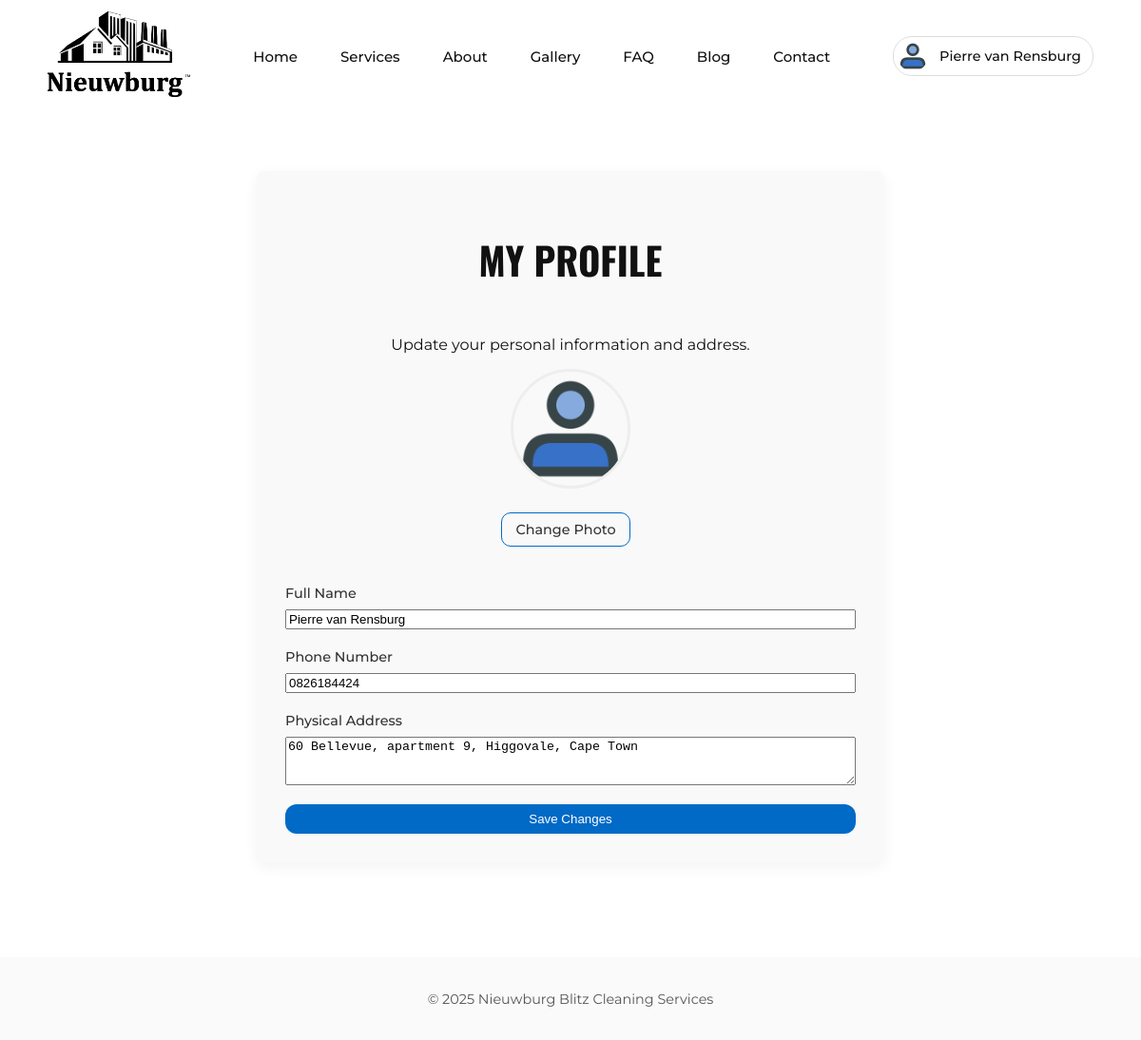
The page /profile (signed in) on the database its author committed.
### app.py (models this page shows)
class Profile(db.Model):
    id = db.Column(db.Integer, primary_key=True)
    full_name = db.Column(db.String(100))
    phone_number = db.Column(db.String(20))
    address = db.Column(db.Text)
    profile_image = db.Column(db.String(100), default='avatar_picture_profile_user_icon.png')
    user_id = db.Column(db.Integer, db.ForeignKey('user.id'))
    id_number = db.Column(db.String(13))
    date_of_birth = db.Column(db.Date)
    service_frequency = db.Column(db.String(50))
    service_fee = db.Column(db.Float)
    notes = db.Column(db.Text)

### app.py (the view)
@app.route('/profile', methods=['GET', 'POST'])
@login_required
def profile():
    form = UpdateProfileForm()
    user_profile = current_user.profile
    if form.validate_on_submit():
        if form.profile_image.data:
            file = form.profile_image.data
            filename = secure_filename(file.filename)
            unique_filename = str(uuid.uuid4()) + "_" + filename
            file.save(os.path.join(app.config['UPLOAD_FOLDER'], unique_filename))
            user_profile.profile_image = unique_filename
        user_profile.full_name = form.full_name.data
        user_profile.phone_number = form.phone_number.data
        user_profile.address = form.address.data
        db.session.commit()
        flash('Your profile has been updated.', 'success')
        return redirect(url_for('view_profile'))
    elif request.method == 'GET':
        form.full_name.data = user_profile.full_name
        form.phone_number.data = user_profile.phone_number
        form.address.data = user_profile.address
    return render_template('profile.html', form=form, user_profile=user_profile)

### app.py
class UpdateProfileForm(FlaskForm):
    full_name = StringField('Full Name', validators=[Length(min=0, max=100)])
    phone_number = StringField('Phone Number', validators=[Length(min=0, max=20)])
    address = TextAreaField('Physical Address', validators=[Length(min=0, max=500)])
    profile_image = FileField('Update Profile Picture', validators=[
        FileAllowed(['jpg', 'png', 'jpeg', 'gif'], 'Images only!')
    ])
    submit = SubmitField('Save Changes')

### app.py (called while the page is built)
@login_manager.user_loader
def load_user(user_id):
    return db.session.get(User, int(user_id))

@app.context_processor
def inject_now():
    return {'now': datetime.now(timezone.utc)}

### templates/profile.html (shortened to what this page needs)
{% extends "base.html" %}
{% block content %}
<section class="container profile-page">
  <div class="profile-container">
    <h1 class="section-title">My Profile</h1>
    <p class="section-subtitle">Update your personal information and address.</p>
    {% set default_avatar_url = url_for('static', filename='img/default_avatar.png') %}
<form method="POST" action="{{ url_for('profile') }}" class="profile-form" enctype="multipart/form-data">
    {{ form.hidden_tag() }} <div class="form-group profile-image-edit">
        {% set default_avatar_url = url_for('static', filename='img/avatar_picture_profile_user_icon.png') %}
        {% if user_profile.profile_image == 'avatar_picture_profile_user_icon.png' %}
          <img src="{{ url_for('static', filename='img/' + user_profile.profile_image) }}" alt="Profile Preview" id="profile-preview">
        {% else %}
          <img src="{{ url_for('static', filename='uploads/' + user_profile.profile_image) }}" alt="Profile Preview" id="profile-preview" onerror="this.onerror=null; this.src='{{ default_avatar_url }}';">
        {% endif %}
        <div class="profile-image-actions" style="display: flex; align-items: center; justify-content: center; margin-top: 10px;">
            <label for="profile_image" class="cta-outline">Change Photo</label>
        </div>
        {{ form.profile_image(class="hidden") }} </div>
    <div class="form-group">
        {{ form.full_name.label }}
        {{ form.full_name(class="form-control") }}
    </div>
    <div class="form-group">
        {{ form.phone_number.label }}
        {{ form.phone_number(class="form-control") }}
    </div>
    <div class="form-group">
        {{ form.address.label }}
        {{ form.address(class="form-control", rows=3) }}
    </div>
    <div class="form-group" style="text-align: center;">
        {{ form.submit(class="cta") }}
    </div>
</form>
  </div>
</section>
{% endblock %}

### templates/base.html (shortened to what this page needs)
<!doctype html>
<html lang="en">
<head>
  <link rel="stylesheet" href="{{ url_for('static', filename='css/style.css') }}">
</head>
<body>
  <header class="site-header">
    <nav class="nav sticky">
      <div class="nav-inner">
        <a class="brand" href="/">
        <img src="{{ url_for('static', filename='img/LogoBlackWithTitle.png') }}" alt="Nieuwburg Blitz Logo">
        </a>
        <ul class="nav-links">
          <li><a href="/">Home</a></li>
          <li><a href="/#services">Services</a></li>
          <li><a href="/#about">About</a></li>
          <li><a href="/gallery">Gallery</a></li>
          <li><a href="/faq">FAQ</a></li>
          <li><a href="/blog">Blog</a></li>
          <li><a href="#" id="contact-nav-link">Contact</a></li>
        </ul>
        <div class="nav-actions">
  {% if current_user.is_authenticated %}
    {% set default_avatar_url = url_for('static', filename='img/avatar_picture_profile_user_icon.png') %}
    <div class="profile-dropdown" id="profile-dropdown">
      <button class="profile-button-combo" id="profile-btn">
      {% set default_avatar_url = url_for('static', filename='img/avatar_picture_profile_user_icon.png') %}
      {% if current_user.profile.profile_image == 'avatar_picture_profile_user_icon.png' %}
        <img src="{{ url_for('static', filename='img/' + current_user.profile.profile_image) }}" alt="Profile Avatar" class="avatar-nav">
      {% else %}
        <img src="{{ url_for('static', filename='uploads/' + current_user.profile.profile_image) }}" alt="Profile Avatar" class="avatar-nav" onerror="this.onerror=null; this.src='{{ default_avatar_url }}';">
      {% endif %}
  <span>{{ current_user.profile.full_name or current_user.email }}</span>
</button>
    </div>
  {% else %}
    <a href="{{ url_for('login') }}" class="cta-outline">Login</a>
    <button class="cta" id="quote-button">Request Quote</button>
  {% endif %}
</div>
      </div>
    </nav>
  </header>
  <main id="main">
    {% block content %}{% endblock %}
  </main>
  <footer>
    <p>&copy; {{ now.year }} Nieuwburg Blitz Cleaning Services</p>
  </footer>
  <script src="{{ url_for('static', filename='js/site.js') }}"></script> </body>
</html>

### static/css/style.css (style rules this page uses)
:root { --bg: #ffffff; --txt: #111; --accent: rgb(0, 106, 198); scroll-behavior: smooth; }
body { font-family: 'Montserrat', sans-serif; margin: 0; background: var(--bg); color: var(--txt); -ms-overflow-style: none; scrollbar-width: none; }
h1, h2, h3, .section-title, .services-title-box h1, .timeline-content-panel h2 { font-family: 'Oswald', sans-serif; text-transform: uppercase; }
main { padding-top: 120px; }
.site-header { position: relative; }
.nav { position: fixed; top: 0; left: 0; right: 0; background: rgba(255, 255, 255, 0.3); backdrop-filter: blur(8px); -webkit-backdrop-filter: blur(8px); z-index: 1000; transition: all 0.4s ease-in-out; }
.nav-inner { max-width: 1100px; margin: auto; display: flex; justify-content: space-between; align-items: center; padding: 12px 20px; transition: padding 0.4s ease-in-out; }
.brand img { height: 90px; transition: height 0.4s ease-in-out; }
.nav-links { list-style: none; display: flex; align-items: center; gap: 45px; margin: 0; padding: 0; font-weight: 500; font-size: 15px; }
.nav-links a { text-decoration: none; color: var(--txt); cursor: pointer; }
.cta { background: var(--accent); color: #fff; padding: 8px 14px; border: none; border-radius: 12px; cursor: pointer; transition: all 0.4s ease-in-out; text-decoration: none; }
.cta-outline { background: transparent; color: var(--accent); padding: 8px 14px; border: 1px solid var(--accent); border-radius: 10px; cursor: pointer; transition: all 0.4s ease-in-out; text-decoration: none; margin-right: 10px; }
.container { max-width: 900px; margin: auto; padding: 24px; }
.section-title { font-size: 2.5rem; margin-bottom: 50px; font-family: 'Oswald', sans-serif; text-transform: uppercase; }
footer { text-align: center; padding: 20px; margin-top: 40px; font-size: 0.9rem; background: #fafafa; color: #555; }
.form-group { display: flex; flex-direction: column; gap: 8px; }
.form-group label { font-weight: 500; font-size: 0.9rem; color: #333; }
.nav-actions { display: flex; align-items: center; }
.profile-dropdown { position: relative; display: inline-block; }
.profile-page, .bookings-page { padding-top: 60px; padding-bottom: 60px; }
.profile-container { max-width: 600px; margin: 0 auto; padding: 30px; background-color: #f9f9f9; border-radius: 8px; box-shadow: 0 5px 15px rgba(0,0,0,0.05); text-align: center; }
.profile-form { display: flex; flex-direction: column; gap: 20px; text-align: left; }
.profile-button-combo { display: flex; align-items: center; gap: 12px; background-color: transparent; border: 1px solid #ddd; border-radius: 20px; padding: 4px 12px 4px 4px; cursor: pointer; font-family: inherit; font-size: 0.9rem; font-weight: 500; transition: background-color 0.2s ease; }
.avatar-nav { width: 32px; height: 32px; border-radius: 50%; object-fit: cover; }
.profile-button-combo span { color: var(--txt); }
.profile-image-edit { display: flex; flex-direction: column; align-items: center; gap: 15px; margin-bottom: 20px; }
.profile-image-edit img { width: 120px; height: 120px; border-radius: 50%; object-fit: cover; border: 3px solid #eee; }

### rows shown on the page
Profile: profile_image (picture), profile "Pierre van Rensburg", full_name "Pierre van Rensburg", phone_number "0826184424", address "60 Bellevue, apartment 9, Higgovale, Cape Town"
